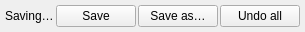
<?xml version="1.0" encoding="UTF-8"?>
<ui version="4.0">
 <class>SaveConfirmOverlay</class>
 <widget class="QWidget" name="SaveConfirmOverlay">
  <property name="geometry">
   <rect>
    <x>0</x>
    <y>0</y>
    <width>300</width>
    <height>32</height>
   </rect>
  </property>
  <property name="windowTitle">
   <string notr="true"/>
  </property>
  <property name="accessibleName">
   <string notr="true"/>
  </property>
  <layout class="QHBoxLayout" name="horizontalLayout">
   <property name="spacing">
    <number>2</number>
   </property>
   <property name="sizeConstraint">
    <enum>QLayout::SetMinAndMaxSize</enum>
   </property>
   <property name="leftMargin">
    <number>3</number>
   </property>
   <property name="topMargin">
    <number>3</number>
   </property>
   <property name="rightMargin">
    <number>3</number>
   </property>
   <property name="bottomMargin">
    <number>3</number>
   </property>
   <item>
    <widget class="IconButton" name="toggleButton" native="true">
     <property name="accessibleName">
      <string notr="true">SaveOverlayToggle</string>
     </property>
    </widget>
   </item>
   <item>
    <widget class="QLabel" name="label">
     <property name="accessibleName">
      <string notr="true">SaveOverlayLabel</string>
     </property>
     <property name="text">
      <string>Saving…</string>
     </property>
     <property name="textInteractionFlags">
      <set>Qt::NoTextInteraction</set>
     </property>
    </widget>
   </item>
   <item>
    <widget class="QPushButton" name="saveButton">
     <property name="focusPolicy">
      <enum>Qt::NoFocus</enum>
     </property>
     <property name="accessibleName">
      <string notr="true">SaveOverlayButton</string>
     </property>
     <property name="text">
      <string>Save</string>
     </property>
    </widget>
   </item>
   <item>
    <widget class="QPushButton" name="saveAsButton">
     <property name="focusPolicy">
      <enum>Qt::NoFocus</enum>
     </property>
     <property name="accessibleName">
      <string notr="true">SaveOverlayPrimary</string>
     </property>
     <property name="text">
      <string>Save as…</string>
     </property>
    </widget>
   </item>
   <item>
    <widget class="QPushButton" name="discardButton">
     <property name="focusPolicy">
      <enum>Qt::NoFocus</enum>
     </property>
     <property name="accessibleName">
      <string notr="true">SaveOverlayButton</string>
     </property>
     <property name="text">
      <string>Undo all</string>
     </property>
    </widget>
   </item>
   <item>
    <widget class="IconButton" name="collapseButton" native="true">
     <property name="accessibleName">
      <string notr="true">SaveOverlayToggle</string>
     </property>
    </widget>
   </item>
  </layout>
 </widget>
 <customwidgets>
  <customwidget>
   <class>IconButton</class>
   <extends>QWidget</extends>
   <header>gui/customwidgets/iconbutton.h</header>
   <container>1</container>
  </customwidget>
 </customwidgets>
 <resources/>
 <connections/>
</ui>
